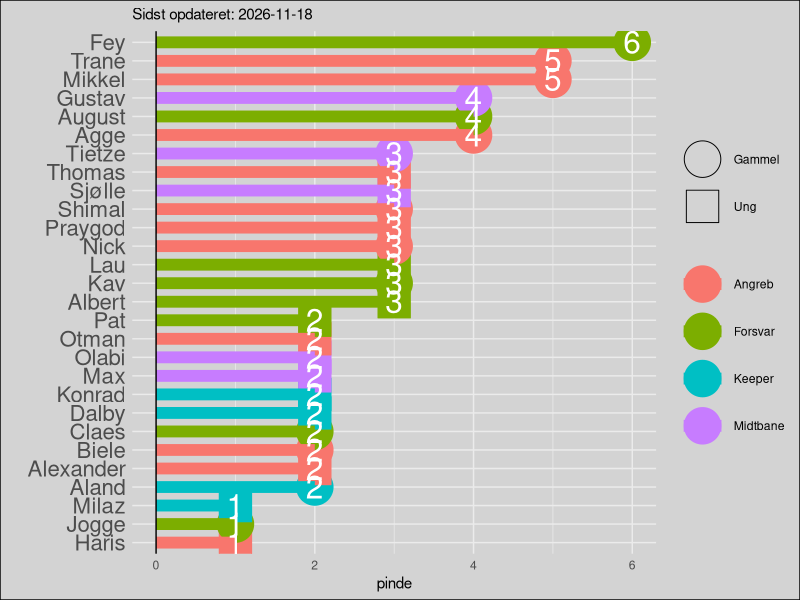
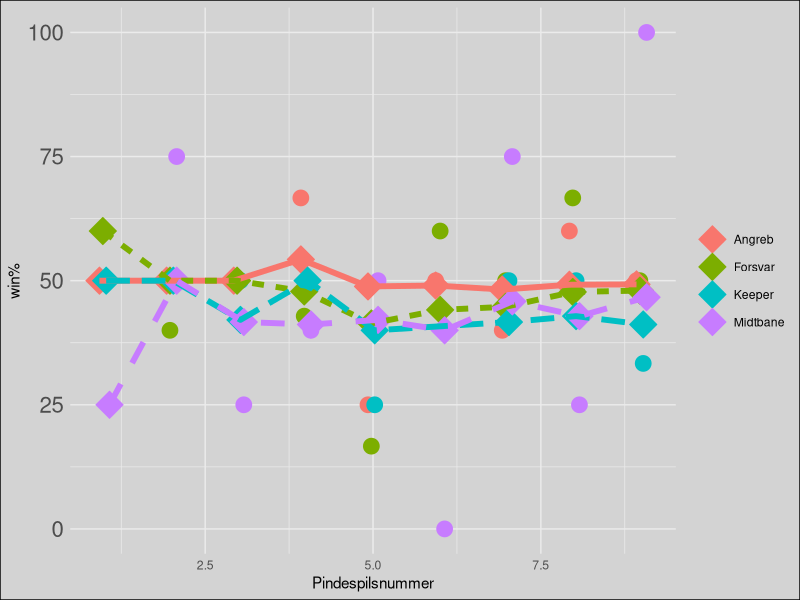
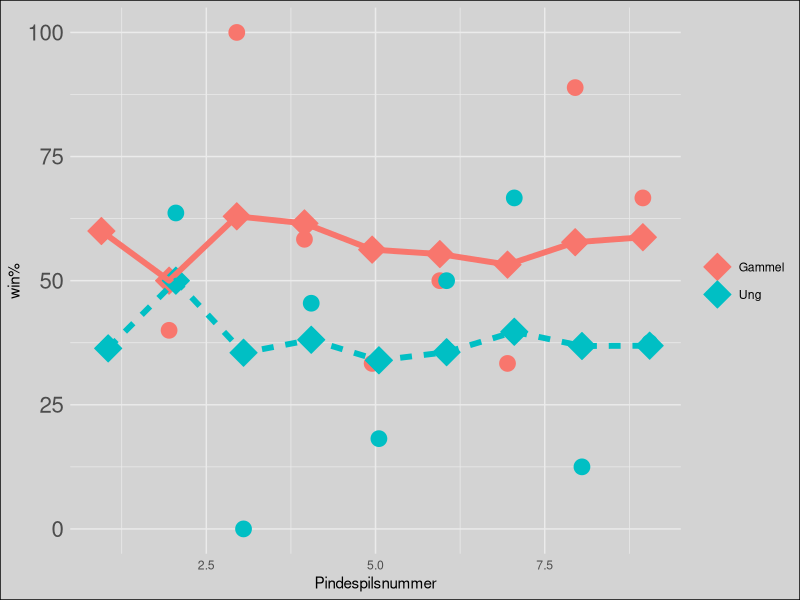
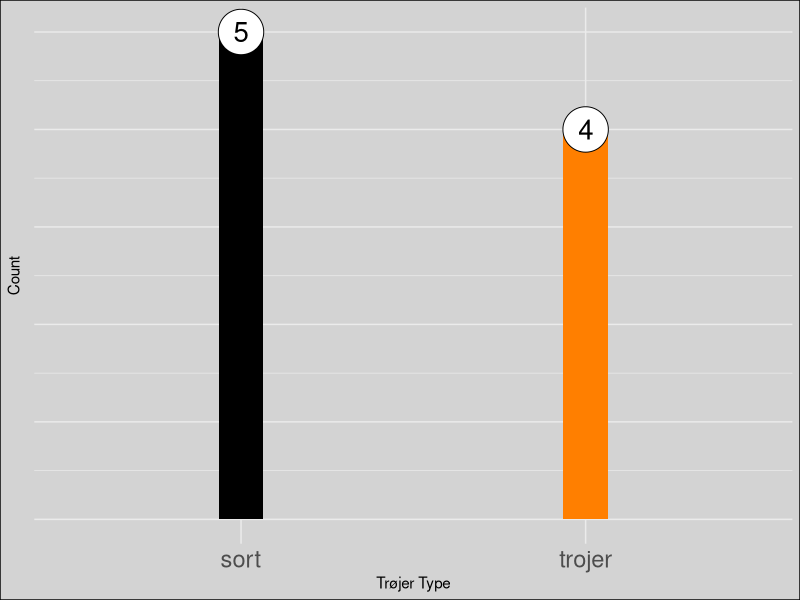

Reproduce these figures in R, in order.
library(tidyr)
library(dplyr)
library(purrr)
library(ggplot2)
library(forcats)
library(knitr)

sti_billeder <- "C:/Users/augus/Desktop/pindespil/Jelly/pindespil1908.github.io/assets/img/"

opdateret <- Sys.Date()

data <- tribble(
  ~spiller, ~alder, ~position, 
  
  "Dalby",      "Ung",         "Keeper",
  "Aland",      "Gammel",      "Keeper",
  "KC",         "Gammel",      "Keeper",
  "Konrad",     "Ung",         "Keeper",
  "Milaz",      "Ung",         "Keeper",
  
  "Jogge",      "Gammel",      "Forsvar",
  "Kav",        "Gammel",      "Forsvar",
  "Claes",      "Gammel",      "Forsvar",
  "Lau",        "Ung",         "Forsvar",
  "Fey",        "Gammel",      "Forsvar",
  "August",     "Gammel",      "Forsvar",
  "Pat",        "Ung",         "Forsvar",
  "Albert",     "Ung",         "Forsvar",
  
  "Gustav",     "Gammel",      "Midtbane",
  "Max",        "Ung",         "Midtbane",
  "Tietze",     "Gammel",      "Midtbane",
  "Sjølle",     "Ung",         "Midtbane",
  "Olabi",      "Ung",         "Midtbane",
  
  "Praygod",    "Ung",         "Angreb",
  "Otman",      "Ung",         "Angreb",
  "Thomas",     "Ung",         "Angreb",
  "Alexander",  "Ung",         "Angreb",
  "Nick",       "Gammel",      "Angreb",
  "Haris",      "Ung",         "Angreb",
  "Agge",       "Gammel",      "Angreb",
  "Shimal",     "Gammel",      "Angreb",
  "Biele",      "Gammel",      "Angreb",
  "Mikkel",     "Gammel",      "Angreb",
  "Trane",      "Gammel",      "Angreb"
)

pinde <- tribble(
  ~id, ~dato, ~spiltype, ~trøjer, ~joker, 
  ~vindere, 
  ~tabere,
  
  1, "2025-01-21", "Interval", 1, 0, 
  c("August", "Pat", "Nick", "Mikkel", "Biele", "Max", "Aland", "Thomas", "Trane", "Albert", NA),
  c("Lau", "Fey", "Gustav", "Sjølle", "Alexander", "Agge", "Shimal", "Praygod", "Otman", "Olabi", "Dalby"),
  
  2, "2025-01-21", "Skud", 0, 0, 
  c("Lau", "Fey", "Gustav", "Sjølle", "Alexander", "Agge", "Shimal", "Praygod", "Otman", "Olabi", "Dalby"),
  c("August", "Pat", "Nick", "Mikkel", "Biele", "Max", "Aland", "Thomas", "Trane", "Albert", NA),
  
  3, "2025-01-23", "Interval", 0, 0, 
  c("August", "Fey", "Shimal", "Nick", "Tietze", "Claes", "Mikkel", NA, NA),
  c("Lau", "Pat", "Albert", "Max", "Sjølle", "Olabi", "Praygod", "Otman", "Thomas"),
  
  4, "2025-01-28", "Interval", 0, 0,
  c("Gustav", "Aland", "Sjølle", "Otman", "Biele", "Albert", "Mikkel", "Lau", "Shimal", "Agge", "Fey", "Thomas"),
  c("August", "Dalby", "Trane", "Max", "Olabi", "Praygod", "Tietze", "Jogge", "Pat", "Alexander", "Claes", NA),
  
  5, "2025-02-03", "4v4", 1,0,
  c("August", "Dalby", "Nick", "Olabi", "Trane", NA, NA, NA, NA, NA, NA, NA, NA, NA, NA),
  c("Aland", "KC", "Konrad", "Haris", "Sjølle", "Lau", "Pat", "Mikkel", "Shimal", "Alexander", "Thomas", "Claes", "Kav", "Praygod", "Albert"),
  
  6, "2025-02-04", "Interval", 1, 0,
  c("Lau", "Kav", "Mikkel", "Praygod", "Trane", "Alexander", "Fey"),
  c("August", "Thomas", "Nick", "Jogge", "Max", "Agge", "Haris"),
  
  7, "2025-02-17", "Interval", 1, 1,
  c("Sjølle", "Max", "Albert", "Haris", "Praygod", "Kav", "Konrad", "Gustav"),
  c("August", "Lau", "Nick", "Mikkel", "Trane", "Olabi", "Dalby", NA),
  
  8, "2025-02-18", "Interval", 0, 0,
  c("August", "Fey", "Mikkel", "Trane", "Milaz", "Kav", "Agge", "Jogge", "Tietze"),
  c("Lau", "Haris", "Praygod", "Albert", "Gustav", "Olabi", "Konrad", "Max", NA),
  
  9, "2025-02-20", "Skud", 0, 0,
  c( "Gustav", "Trane", "Claes", "Fey", "Tietze", "Pat", "Thomas", "Agge", "Konrad"),
  c("August", "Lau", "Praygod", "Albert", "Mikkel", "Alexander",  "Dalby", "Aland", NA)
  
  
)

###
# HUSK AT OPDATERE PLOTS.RMD OGSÅ!
##



funktion <- function(input) {
  pinde <- pinde %>% 
    unnest(cols = c(vindere, tabere)) %>% 
    mutate(dato = as.Date(dato, tryFormats = c("%Y-%m-%d")))
  
  forkert <- c(setdiff(pinde$tabere, data$spiller), setdiff(pinde$vindere, data$spiller)) %>% na.omit
  
  if (length(forkert) > 0) {
    stop("idiot")
  } else {
    message("godt")
  }
  pinde
}

pinde <- funktion(pinde)

png(filename = paste0(sti_billeder, "pinde_spiller.png"), width = 1000, height = 1200)
pinde %>% 
  filter(!is.na(vindere)) %>% 
  group_by(vindere) %>% 
  summarise(pinde = n()) %>% 
  left_join(data, by = c("vindere"="spiller")) %>% 
  arrange(desc(pinde)) %>% 
  ggplot(aes(fct_reorder(vindere, pinde), pinde))+ 
  geom_point(aes(shape = alder, fill = position, color=position), size =12)+
  geom_segment(aes(x = fct_reorder(vindere, pinde), xend = fct_reorder(vindere, pinde),
                   y = 0, yend = pinde, color = position),
               lwd = 4) +
  geom_text(aes(label = pinde), color = "white", size = 8) +
  scale_shape_manual(values = c(21, 22), name = " ") +
  geom_hline(yintercept = 0) +
  coord_flip() +  
  theme_minimal() + 
  scale_x_discrete(name = "")+
  #scale_y_continuous(breaks = seq(0,2))+
  theme(legend.title = element_blank(),
        axis.text.y = element_text(size = 16)) +
  labs(subtitle= paste0("Sidst opdateret: ", opdateret)) + theme(plot.background = element_rect(fill = 'lightgrey', colour = 'black'))
dev.off()

# posistions graf
png(filename = paste0(sti_billeder, "position_graf.png"), width = 1200, height = 1000)
pinde %>%
  pivot_longer(cols = c(vindere, tabere),
               names_to = "source",  # A temporary column for identifying col1/col2
               values_to = "spiller") %>%
  mutate(pind = ifelse(source == "vindere", "sejre", "tabte")) %>%  # Assign 1 if from col1, 0 if from col2
  select(-source)  %>%
  left_join(data, by = c("spiller"="spiller")) %>%
  filter(!is.na(spiller)) %>%
  group_by(id, position, pind) %>%
  summarise(vundne = n()) %>%
  rbind(data.frame(id = c(3, 3),
                   position = c("Keeper", "Keeper"),
                   pind = c("sejre", "tabte"),
                   vundne = c(1,1))) %>%
  pivot_wider(names_from = pind,
              values_from = vundne, values_fill = list(vundne = 0)) %>%
  mutate(gennemsnit = sejre/(tabte+sejre)*100) %>%
  ungroup() %>%
  group_by(position) %>%
  mutate(gnm = cumsum(sejre)/(cumsum(tabte)+cumsum(sejre))*100) %>%
  ungroup() %>%
  arrange(as.numeric(id), position) %>%
  ggplot(aes(id, gennemsnit, color = position, fill = position)) +
  geom_point(size = 5, position = position_dodge(width = 0.2)) +
  geom_point(aes(y = gnm, group = position), shape = 23, size = 7, na.rm = TRUE, position = position_dodge(width = 0.2)) +
  geom_line(aes(y = gnm, group = position, linetype = position),size = 2, na.rm = TRUE, position = position_dodge(width = 0.2)) +
  theme_minimal()+
 # scale_x_continuous(breaks = c(1,2,3)) +
  labs(
    x = "Pindespilsnummer",  # Custom x-axis label
    y = "win%"  # Custom plot title
  ) +
  theme(legend.title = element_blank(),
        axis.text.y = element_text(size = 16))+ theme(plot.background = element_rect(fill = 'lightgrey', colour = 'black'))


#+
  # geom_segment(aes(
  #   x = dodge,  # Adjust x to align with dodge
  #   xend = dodge,  # Adjust xend to align with dodge
  #   y = gennemsnit,
  #   yend = gnm,
  #   group = position),
  #   arrow = arrow(length = unit(0.15, "cm")),
  #   size= 0.3,
  #   data = ~.x %>% filter(abs(gennemsnit - gnm) > 5), # Add a threshold for arrow drawing
  #   position = position_dodge(width = 0.2),
  #   na.rm = TRUE)
dev.off()


# ggplot(aes(x = as.numeric(pindespil_id), y = gennemsnit, color = position)) +
#   geom_point(size = 3, position = position_dodge(width = 0.2)) +
#   geom_point(aes(y = gnm, group = position), shape = 0, size = 0, na.rm = TRUE, position = position_dodge(width = 0.2)) +
#   geom_smooth(aes(y = gnm, group = position, fill = position), method = "loess", se = F, na.rm = TRUE,
#               alpha = 0.2, position = position_dodge(width = 0.2)) +
#   theme_minimal() + theme(legend.position = "bottom")
# #
# test2 %>% 
#   filter(!is.na(position)) %>% 
#   group_by(pindespil_id, position, udfald) %>%
#   summarise(vundne = n(), .groups = "drop") %>%
#   rbind(data.frame(pindespil_id = c("8", "8"), 
#                    position = c("keeper", "keeper"), 
#                    udfald = c("tabende_hold", "vindende_hold"),
#                    vundne = c(0,0))) %>%
#   pivot_wider(names_from = udfald,
#               values_from = vundne, values_fill = list(vundne = 0)) %>% 
#   mutate(gennemsnit = vindende_hold/(tabende_hold+vindende_hold)*100) %>% 
#   ungroup() %>%
#   group_by(position) %>% 
#   mutate(gnm = cumsum(vindende_hold)/(cumsum(tabende_hold)+cumsum(vindende_hold))*100) %>% 
#   ungroup() %>% 
#   arrange(as.numeric(pindespil_id))
png(filename = paste0(sti_billeder, "alder_rank.png"), width = 1200, height = 1000)
pinde %>%
  pivot_longer(cols = c(vindere, tabere),
               names_to = "source",  # A temporary column for identifying col1/col2
               values_to = "spiller") %>%
  mutate(pind = ifelse(source == "vindere", "sejre", "tabte")) %>%  # Assign 1 if from col1, 0 if from col2
  select(-source)  %>%
  left_join(data, by = c("spiller"="spiller")) %>%
  filter(!is.na(spiller)) %>%
  group_by(id, alder, pind) %>%
  summarise(vundne = n()) %>%
  # rbind(data.frame(id = c(3, 3),
  #                  position = c("Keeper", "Keeper"),
  #                  pind = c("sejre", "tabte"),
  #                  vundne = c(1,1))) %>%
  pivot_wider(names_from = pind,
              values_from = vundne, values_fill = list(vundne = 0)) %>%
  mutate(gennemsnit = sejre/(tabte+sejre)*100) %>%
  ungroup() %>%
  group_by(alder) %>%
  mutate(gnm = cumsum(sejre)/(cumsum(tabte)+cumsum(sejre))*100) %>%
  ungroup() %>%
  arrange(as.numeric(id), alder) %>%
  ggplot(aes(id, gennemsnit, color = alder, fill = alder)) +
  geom_point(size = 5, position = position_dodge(width = 0.2)) +
  geom_point(aes(y = gnm, group = alder), shape = 23, size = 7, na.rm = TRUE, position = position_dodge(width = 0.2)) +
  geom_line(aes(y = gnm, group = alder, linetype = alder),size = 2, na.rm = TRUE, position = position_dodge(width = 0.2)) +
  theme_minimal()+
  # scale_x_continuous(breaks = c(1,2,3)) +
  labs(
    x = "Pindespilsnummer",  # Custom x-axis label
    y = "win%"  # Custom plot title
  ) +
  theme(legend.title = element_blank(),
        axis.text.y = element_text(size = 16))+ theme(plot.background = element_rect(fill = 'lightgrey', colour = 'black'))
dev.off()



##


png(filename = paste0(sti_billeder, "trojer_vandt.png"), width = 1000, height = 1200)
pinde %>% 
  mutate(trøjer_sejr = case_when(trøjer == 1 ~ "trojer",
                                 trøjer != 1 ~ "sort")) %>% 
  group_by(id) %>% 
  select(trøjer_sejr) %>% 
  distinct() %>%
  ungroup() %>% 
  ggplot(aes(x = trøjer_sejr)) + 
  geom_bar(width = 0.13, fill = c("black", "darkorange1")) +  # Narrower bars with color
  geom_point(stat = "count", aes(y = after_stat(count)), size = 15, shape = 21, fill = "white") +  # Circles at the top
  geom_text(stat = "count", aes(y = after_stat(count), label = after_stat(count)), vjust = 0.5, size = 7) +  # Labels above circles
  labs(x = "Trøjer Type", y = "Count") +
  theme_minimal() +
  theme(legend.title = element_blank(),
        axis.text.y = element_text(size = 0.01),
        axis.text.x = element_text(size = 17))+ 
  theme(plot.background = element_rect(fill = 'lightgrey', colour = 'black'))
dev.off()
